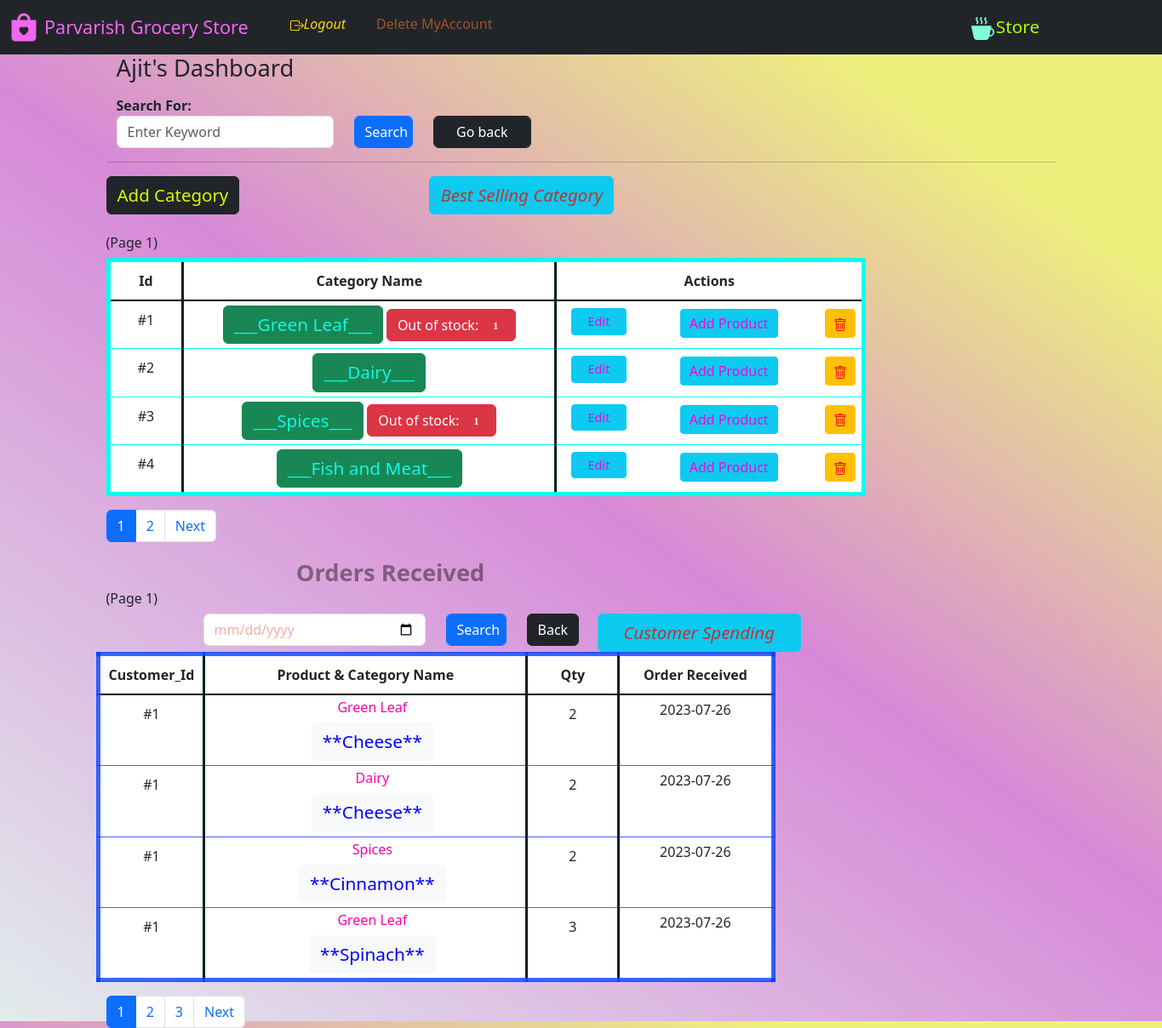
/manager_dash (signed in), run on the app's committed database.
### website/model.py (models this page shows)
class Store(db.Model, UserMixin):
    id = db.Column(db.Integer(), primary_key=True)
    role = db.Column(db.String(), nullable=False)
    email = db.Column(db.String(50), nullable=False, unique=True)
    username = db.Column(db.String(20), nullable=False, unique=False)
    password = db.Column(db.String(200), nullable=False)
    date_added = db.Column(db.Date, default=date.today())
    creates = db.relationship('Category', backref='managedBy')

class Category(db.Model):
    category_Name = db.Column(db.String(), nullable=False, unique=True)
    category_Id = db.Column(db.Integer(), primary_key=True)
    description = db.Column(db.String())
    managedBy_Id = db.Column(db.Integer(), db.ForeignKey('store.id'))
    catalog = db.relationship('Product', backref='parent')

class Ecom(db.Model):
    id = db.Column(db.Integer(), primary_key=True)
    quantity_inCart = db.Column(db.Integer(), nullable=False)
    product_id = db.Column(db.Integer(), db.ForeignKey(
        'product.product_id'))
    customer_id = db.Column(db.Integer(), db.ForeignKey(
        'customer.id'))
    category_name = db.Column(db.String(), nullable=False)
    manager_id = db.Column(db.Integer(), nullable=False)
    product_name = db.Column(db.String(), nullable=False)
    price_perunit = db.Column(db.Integer(), nullable=False)
    date_added = db.Column(db.Date, default=date.today())

### website/views.py (the view, shortened to what this page needs)
@login_required
@Views.route('/manager_dash', methods=["GET", "POST"])
def Dash_manager():
    manager_id = session['id']
    manager = Store.query.get(manager_id)
    list = []
    if os.path.isfile('website/static/BestCategory.png'):
        os.remove('website/static/BestCategory.png')
    pd_1()
    if os.path.isfile('website/static/BestCustomer.png'):
        os.remove('website/static/BestCustomer.png')
    pd_2()
    page_1 = request.args.get('page_1', 1, type=int)
    pagination_1 = Category.query.filter(
        Category.managedBy_Id == manager_id).order_by(
        Category.category_Id).paginate(page=page_1, per_page=4)
    for items in pagination_1:
        n = Category_warning(items.category_Id)
        list.append(n)
    page_2 = request.args.get('page_2', 1, type=int)
    pagination_2 = Ecom.query.filter(Ecom.manager_id == manager_id).order_by(
        Ecom.date_added).paginate(page=page_2, per_page=4)
    categorie = []
    ord = Category.query.all()
    for item in ord:
        nom = item.category_Name
        categorie.append(nom)
    if request.method == 'POST' and 'cname' in request.form:
        c1 = request.form.get("cname")
        c = Category(category_Name=c1, managedBy_Id=manager_id)
        db.session.add(c)
        db.session.commit()
        return render_template('dash_m.html', categories=pagination_1, name=manager.username, id=manager_id, orders=pagination_2)
    return render_template('dash_m.html', categories=pagination_1, name=manager.username, id=manager_id, orders=pagination_2, list=list)

### website/auth.py (called while the page is built)
@App.login_manager.user_loader
def load_customer(id):
    if id is not None:
        return Customer.query.get(int(id))
    return None

### website/views.py (called while the page is built)
def Category_warning(id):
    category = Category.query.get(id)
    products = category.catalog
    produce = Product.query.filter(Product.category_Id == id).all()
    m = 0
    for pro in produce:
        if pro.stock > 0:
            m += 1
    n = len(produce) - m
    return n

def pd_1():
    Orders_csv = pd.read_csv(Path('website/static', 'orders.csv'))
    Orders_ = pd.DataFrame(Orders_csv)
    Orders_['month'] = Orders_['purchase date'].str[5:7]
    Orders_['month'] = Orders_['month'].astype('int32')
    Orders_['quantity'] = Orders_['quantity'].astype('int32')
    Orders_['price'] = pd.to_numeric(Orders_['price'])
    Orders_['sales'] = Orders_['quantity'] * Orders_['price']
    ola = Orders_.groupby('category').sum()['sales'].reset_index()
    cat = ola.category.tolist()
    sale = ola.sales.tolist()
    plt.bar(cat, sale)
    plt.xticks(cat)
    plt.ylabel("Total Revenue (Rs)")
    plt.xlabel("Category Name")
    plt.savefig('website/static/BestCategory.png')
    plt.clf()

def pd_2():
    Orders_csv = pd.read_csv(Path('website/static', 'orders.csv'))
    Orders_ = pd.DataFrame(Orders_csv)
    Orders_['month'] = Orders_['purchase date'].str[5:7]
    Orders_['month'] = Orders_['month'].astype('int32')
    Orders_['quantity'] = Orders_['quantity'].astype('int32')
    Orders_['price'] = pd.to_numeric(Orders_['price'])
    Orders_['sales'] = Orders_['quantity'] * Orders_['price']
    ola2 = Orders_.groupby('customerid').sum()['sales'].reset_index()
    cat2 = ola2.customerid.tolist()
    sale2 = ola2.sales.tolist()
    plt.bar(cat2, sale2)
    plt.xticks(cat2)
    plt.ylabel("Total Purchases (Rs)")
    plt.xlabel("Customer Id")
    plt.savefig('website/static/BestCustomer.png')
    plt.clf()

### website/templates/dash_m.html (shortened to what this page needs)
{% extends "base.html" %} {% block title %}Store Admin{% endblock %}{% block
logout %}
<span
              id="logout"
              style="display: block inline-block; width: 600px"
            >
              <span style="margin: auto"
                ><i
                  ><a
                    class="nav-item nav-link"
                    style="float: left; color: rgb(255, 215, 0)"
                    href="/logout"
                    style="display: block; width: 10%; margin-left: 0px"
                    >Logout</a
                  ></i
                ></span
              ><span style="margin: auto"
                ><a
                  class="nav-item nav-link"
                  style="
                    float: left;
                    color: rgb(160, 82, 45);
                    width: 60%;
                    margin-left: 20px;
                  "
                  href="/delete_account"
                  onclick="return confirm('Are you sure you want to delete the account?');"
                  >Delete MyAccount</a
                ></span
              ></span
            >
{% endblock %}{% block cart %}
<span style="margin: auto"
 ><a
   class="nav-item nav-link"
   style="
     float: right;
     color: rgb(174, 255, 0);
     width: 40%;
     font-size: 1.3rem;
     margin-right: 20px;
   "
   href="/store"
   >Store
   </a
></span> {% endblock %} {% block content %}<section>
  <div class="container">
    <div class="row">
      <div class="col-8">
<h5>
  <span style="float: left; font-size: 2vw">{{ name }}'s Dashboard</span>
</h5></div>
<br><br>
<div class="col-6">
  <div class="col-2" ><strong>Search For: </strong></div>
  <form action="{{ url_for('views.Dash_manager') }}" method="POST" autocomplete="off">
    <div class="row">
      <div class="col-6">
        <input type="text" class="form-control" name="search" id="search" placeholder="Enter Keyword" />
      </div>
      <div class="col-2" align="left">
        <input type="submit" class="form-control btn btn-primary" value="Search"  />
      </div>
      <div class="col-3" align="left"><a href="{{ url_for('views.Dash_manager') }}">
        <input type="submit" class="form-control btn btn-dark" value="Go back"  /> </a>
      </div>
    </div>
  </form>
</div>
</div>
</div>
<hr /></section>
<section>
<div>
  {% if categories.items|length == 0 %}
  <div class="alert alert-warning" role="alert">
    <p>None Categories Found, Not Added yet.</p>
    Press
    <button type="button" class="btn btn-dark btn-sm">
      <a
        href="{{url_for('views.Add_category')}}"
        class="alert-link;text-decoration: none;"
        style="
          /* background-color: green; */
          color: rgb(153, 43, 226);
          padding: 10px 10px; text-decoration: none;
        "
        >'Add Category'</a
      >
    </button>
    to add a new category
  </div>
  {% else %}
  <span style="float: left"
  >
    <a class="btn btn-dark"
      style="color: rgb(216, 249, 1); font-size: 1.5vw;text-decoration: none;"
      href="{{url_for('views.Add_category')}}"
      >Add Category</a
    >
  </span
><button type="button" class="btn btn-info" style="margin-left: 20%;color: rgba(227, 21, 7, 0.809); font-size: 1.5vw;text-decoration: none;" data-toggle="modal" data-target="#exampleModalCenter">
  <em>Best Selling Category</em>
</button>
<br>
<br>
<h6>(Page {{ categories.page }})</h6>
  <table class="table table-hover"
    style="
      border: 5px solid rgb(0, 255, 242);
      /* background-color: #96d4d4; */
      width: 80%;
    "
  ><thead class="thead-dark">
    <tr align="center" style="border-bottom: 2px solid black">
      <th
        style="
          padding: 10px 10px;
          width: 10%;
          border-right: 3px solid rgb(3, 33, 31);
        "
      >
        Id
      </th>
      <th
        style="
          border-right: 3px solid rgb(3, 33, 31);
          padding: 10px 10px;
          width: 35%;
        "
      >
        Category Name
      </th>
      <th style=" padding: 10px 10px; width: 45%" colspan="3">
        Actions
      </th>
    </tr></thead>
    <tbody>
    {% for variety in categories.items %}
    <tr align="center" style="width: 100%">
      <td style="padding: 10px; border-right: 3px solid rgb(3, 33, 31)">
        #{{ variety.category_Id }}
      </td>
      <td
        style="width: 50%; padding: 5px; border-right: 3px solid rgb(3, 33, 31)"
      >
        <a class="btn btn-success"
            style="color: rgb(16, 246, 227);text-decoration: none;font-size: 1.3em"
            href="/manager_dash/category_catalog/{{ variety.category_Id }}"
            >___{{ variety.category_Name }}___</a
          ></button>{% if list[loop.index-1] > 0 %}
          <span><button type="button" STYLE="font-family:'Verdana',margin-left = 5px;"class="btn btn-danger">
            Out of stock: <span STYLE="font-family:'Verdana';margin-left : 5px" class="badge ">{{ list[loop.index-1] }}</span>
          </button></span>{% else %}<span></span>{% endif %}
      </td>
      <td >
        <a class="btn btn-info btn-sm" style="width:80%;color:rgb(246, 5, 218);font-size: 0.9em"  href="{{ url_for('views.Update_category', id = variety.category_Id)}}"
          >Edit</a
        >
      </td>
      <td  >
        <strong><a class="btn btn-info btn-sm" style="width:60%;color:rgb(246, 5, 218);font-size: 1em;margin:1px" href="/manager_dash/category_create/{{ variety.category_Id }}" style="text-decoration: none;"
          >Add Product</a
        ></strong>
      </td>
      <td >
      <strong><a class="btn btn-warning btn-sm"  onclick="return confirm('Are you sure to delete?')" style="width:100%; color: red;text-decoration: none;font-size: 1em;margin:1px" href="/manager_dash/delete_category/{{ variety.category_Id }}"></a></strong></button>
      </td></tr>
    </tr></tbody>
    {% endfor %}
  </table>
  <nav aria-label="...">
    <ul class="pagination">
      {% for number in categories.iter_pages() %}
          {% if categories.page != number %}
             <li class="page-item "><a class="page-link" href="{{ url_for('views.Dash_manager', page_1=number) }}">{{ number }}</a></li>
      {% else %}
        <li class="page-item ">
          <a class="page-link active" href="{{ url_for('views.Dash_manager', page_1=categories.page) }}">{{ categories.page }}</a>
      </li>
  {% endif %}
  {% endfor %}
  {% if categories.has_next %}
      <li class="page-item">
        <a class="page-link" href="{{ url_for('views.Dash_manager', page_1=categories.next_num) }}">Next</a>
      </li>
      {% endif %}
    </ul>
  </nav>
  {% endif %}
</div></section>
<section>
  <strong><span class="text-center" style="font-size:2vw;margin-left:20%;color:rgba(10, 0, 3, 0.426)">Orders Received</span></strong>
  <div class="col-1" > <h6>(Page {{ orders.page }})</h6> </div><span>
    <form action="{{ url_for('views.Dash_manager') }}" method="POST" autocomplete="off">
      <div class="row" >
        <div class="col-3" style="margin-left:10%">
          <input type="date" style="color:rgb(251, 169, 169);" value="None"class="form-control" name="date" id="date" placeholder="Enter Date" />
        </div>
        <div class="col-1" >
          <input type="submit" class="form-control btn btn-primary" value="Search"  />
        </div>
        <div class="col-1" style="margin-left:0%"align="left"><button type="submit" class="btn btn-dark" formaction="{{ url_for('views.Dash_manager')}}">
          Back </button>
        </div></form>
        <button type="button" class="btn btn-info" style="width: 21%;margin-left: 0%;color: rgba(227, 21, 7, 0.809); font-size: 1.5vw;text-decoration: none;" data-toggle="modal" data-target="#exampleModalCenter1">
          <em>Customer Spending</em>
        </button>
        </span>
  <table class="table table-hover"
    style="
      border: 5px solid rgba(0, 60, 255, 0.781);
      /* background-color: #96d4d4; */
      width: 70%;
    "
  ><thead class="thead-dark">
    <tr align="center" style="border-bottom: 2px solid black">
      <th
        style="
          padding: 10px 10px;
          width: 10%;
          border-right: 3px solid rgb(3, 33, 31);
        "
      >
        Customer_Id
      </th>
      <th
        style="
          border-right: 3px solid rgb(3, 33, 31);
          padding: 10px 10px;
          width: 45%;
        " colspan="2"
      >
        Product & Category Name
    </th>
    <th
        style="
          border-right: 3px solid rgb(3, 33, 31);
          padding: 10px 10px;
          width: 15%;
        "
      >
        Qty
    </th>
      <th style=" border-right: 3px solid rgb(3, 33, 31);padding: 10px 10px; width: 25%">
        Order Received
      </th>
    </tr></thead>
    <tbody>
    {% for record in orders.items %}
    <tr align="center" style="width: 100%">
      <td style="padding: 10px; border-right: 3px solid rgb(3, 33, 31)">
        #{{ record.customer_id }}
      </td>
      <td
      ><span>
        <td style="width: 50%; padding: 5px; border-right: 3px solid rgb(3, 33, 31)"><small style="color:#0000ff" class="text-muted"><h6 style="color:rgb(255, 0, 170)" class="font-weight-light" >{{ record.category_name}}</h6></small>
          <a class="btn btn-light"
            style="color: #0000ff;text-decoration: none;font-size: 1.3em"
            href=""
            >**{{ record.product_name }}**</a
          ></span></button></td>
      <td style="padding: 10px; border-right: 3px solid rgb(3, 33, 31)">
        {{ record.quantity_inCart }}
      </td>
      <td  style="width: 50%; padding: 5px; border-right: 3px solid rgb(3, 33, 31)">{{ record.date_added }}
      </td>
      </tr>
  </tbody>
    {% endfor %}
  </table></div></section>
<nav aria-label="...">
  <ul class="pagination">
    {% for number in orders.iter_pages() %}
        {% if orders.page != number %}
           <li class="page-item "><a class="page-link" href="{{ url_for('views.Dash_manager', page_2=number) }}">{{ number }}</a></li>
    {% else %}
      <li class="page-item ">
        <a class="page-link active" href="{{ url_for('views.Dash_manager', page_2=orders.page) }}">{{ orders.page }}</a>
    </li>
{% endif %}
{% endfor %}
{% if orders.has_next %}
    <li class="page-item">
      <a class="page-link" href="{{ url_for('views.Dash_manager', page_2=orders.next_num) }}">Next</a>
    </li>
    {% endif %}
  </ul>
</nav>
{% endblock %}

### website/templates/base.html (style rules this page uses)
html { scroll-behavior: smooth; }
body { height: 1200px; background: linear-gradient( 35deg, #e2ecec 0%, #d789d7 51%, #eef07d 85% ); }

### data on the page
Store: username "Ajit"
Category: category_Id "1", category_Name "Green Leaf", list "1"
Category: category_Id "2", category_Name "Dairy"
Category: category_Id "3", category_Name "Spices", managedBy_Id "1"
Category: category_Id "4", category_Name "Fish and Meat"
Ecom: customer_id "1", category_name "Green Leaf", product_name "Cheese", quantity_inCart "2", date_added "2023-07-26"
Ecom: customer_id "1", category_name "Dairy", product_name "Cheese", quantity_inCart "2", date_added "2023-07-26"
Ecom: customer_id "1", category_name "Spices", product_name "Cinnamon", quantity_inCart "2", date_added "2023-07-26"
Ecom: customer_id "1", category_name "Green Leaf", product_name "Spinach", quantity_inCart "3", date_added "2023-07-26"

### other printed values
{{ categories.page }} "1"
{{ number }} "2"
{{ orders.page }} "1"
{{ number }} "2" "3"
